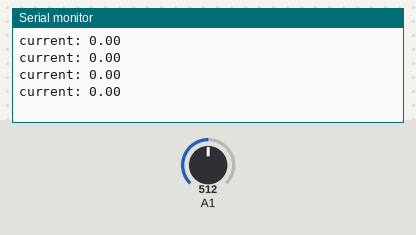
Bench run of a sketch on a simulated Arduino Uno, built with avr-gcc and run on an emulated ATmega328P. Parts: the last lines printed to the serial monitor. Inputs (shaded band) come from the test bench; at power-on: A1 = 512.

Above: at 1.2 s.
1.3 s: A1 set to 900
At 1.71 s:
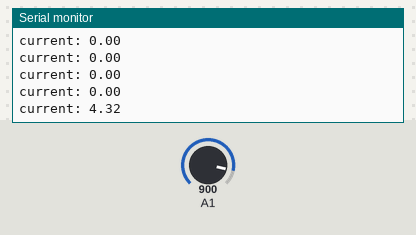
2.8 s: A1 set to 1023
At 2.91 s:
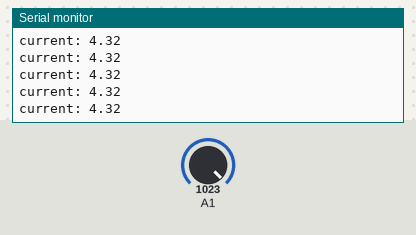
Timing chart, 0 to 5.8 s (numbered marks = the images above; inputs shaded):
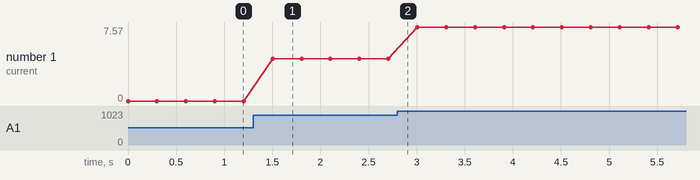

The sketch:

ACS712_Kalibrasi.ino
```cpp
void setup() {
  // put your setup code here, to run once:
  Serial.begin(9600);
}

void loop() {
  // put your main code here, to run repeatedly:
  int adc = analogRead(A1);
  float voltage = adc * 5 / 1023.0;
  float current = (voltage - 3.6) / 0.185;
  if (current < 0.16) {
    current = 0;
  }
  Serial.print("current: ");
  Serial.println(current);
  delay(300);
}
```

Measured:
- after the input at 1.3 s, the serial monitor: prints a new line after 0.20 s (image 1)
- plotted number 1: 0 → 4.32 after the input at 1.3 s, 4.32 → 7.57 after the input at 2.8 s
